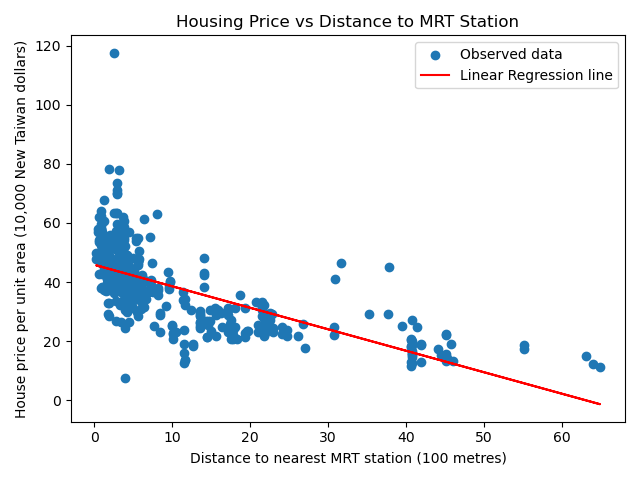

This chart was generated by the following Python code:
import numpy as np
import pandas as pd
import matplotlib.pyplot as plt
from sklearn.linear_model import LinearRegression

# Load the supplied UCI Real Estate dataset
homes = pd.read_csv("real_estate.csv")

# Convert distance from metres to units of 100 metres
homes["distance_100m"] = homes["X3 distance to the nearest MRT station"] / 100

# Select input and target
X = homes[["distance_100m"]]
y = homes["Y house price of unit area"]

# Fit Linear Regression
model = LinearRegression()
model.fit(X, y)

# Print slope and intercept
print("Slope:", model.coef_[0])
print("Intercept:", model.intercept_)

# Predict price per unit area at 500 metres
new_home = pd.DataFrame({"distance_100m": [5]})
prediction = model.predict(new_home)
print("Predicted price at 500 m:", prediction[0])

# Explain the fitted price change
print("Interpretation:")
print(
    "For every additional 100 metres from the nearest MRT station, "
    "the predicted price per unit area changes by",
    round(model.coef_[0], 2),
    "price units."
)

# Plot observations and fitted regression line
plt.scatter(X["distance_100m"], y, label="Observed data")
plt.plot(
    X["distance_100m"],
    model.predict(X),
    color="red",
    label="Linear Regression line"
)
plt.xlabel("Distance to nearest MRT station (100 metres)")
plt.ylabel("House price per unit area (10,000 New Taiwan dollars)")
plt.title("Housing Price vs Distance to MRT Station")
plt.legend()
plt.tight_layout()
plt.savefig("task1_housing.png")
plt.show()
